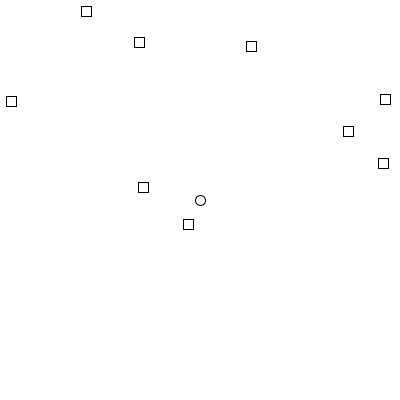
Frame 1 (no input)
Frame 60 (the mouse pressed at the canvas centre just before this capture): identical to frame 1, image omitted
Frame 120 (the mouse held since frame 60 and released just before this capture): identical to frame 1, image omitted

The Processing sketch that drew this single still picture (run headless with seeded random() and noise(); from frame 60 on, the mouse is pressed at the canvas centre):

// Processing sketch: sketch_260217a
// ── sketch_260217a.pde
// Galaga final project setup

Entity[] objs;

void setup() {
  size(400, 400);
  objs = new Entity[10];
  for(int i=0;i<objs.length;i++){
    Enemy e = new Enemy();
    e.x = random(0, width); 
    e.y = random(0, height);
    objs[i] = e;
  }
  Player p = new Player();
  p.x = width/2;
  p.y = height/2;
  objs[0] = p;
}

void draw() {
  background(255);
  
  for(int i=0;i<objs.length;i++) {
    objs[i].display();
  }
}

// ── Enemy.pde
class Enemy implements Entity {
  float x = 0; float y = 0;
  public Enemy() {
  }
  public void display() {
    rect(x, y, 10, 10);
  }
}

// ── Entity.pde
interface Entity {
  // indicate common methods
  public void display();
}

// ── Player.pde
class Player implements Entity {
  public float x = 0; public float y = 0;
  public Player() {
  }
  public void display() {
    circle(x, y, 10);
  }
}

// ── Projectile.pde
class Projectile implements Entity {
  float x = 0; float y = 0;
  public Projectile() {
  }
  public void display() {
    line(x, y, x, y-10);
  }
}
